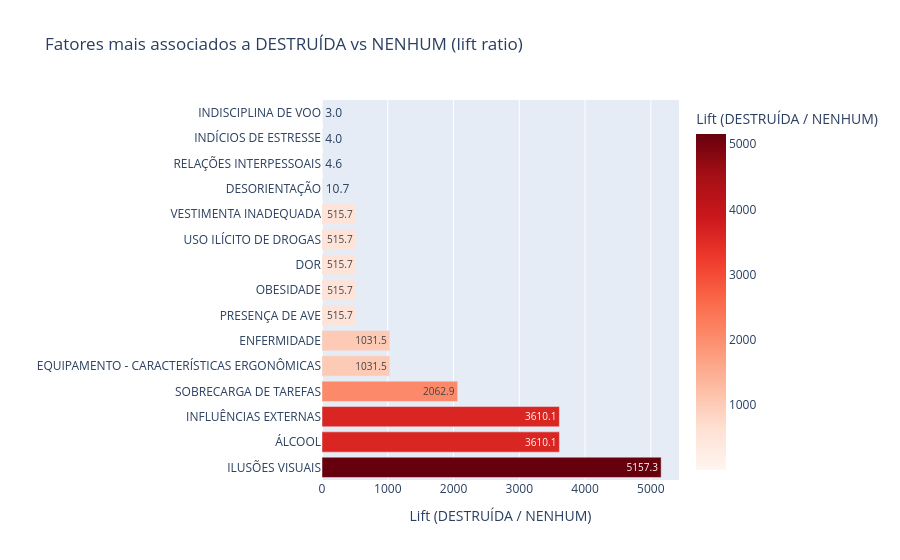

Notebook code cell kept with this figure:
### Code cell
# Which factors are disproportionately present in DESTRUÍDA vs NENHUM?
destruida = df_fc_sev[df_fc_sev['aeronave_nivel_dano'] == 'DESTRUÍDA']['fator_nome'].value_counts(normalize=True)
nenhum    = df_fc_sev[df_fc_sev['aeronave_nivel_dano'] == 'NENHUM']['fator_nome'].value_counts(normalize=True)

compare = pd.DataFrame({'DESTRUÍDA': destruida, 'NENHUM': nenhum}).fillna(0)
compare['lift'] = (compare['DESTRUÍDA'] / (compare['NENHUM'] + 1e-6)).round(2)
compare = compare.sort_values('lift', ascending=False)

print('Fatores mais associados a DESTRUÍDA vs NENHUM (lift):')
print(compare.head(15).to_string())

fig = px.bar(
    compare.head(15).reset_index().rename(columns={'fator_nome': 'Fator'}),
    x='lift', y='Fator',
    orientation='h',
    title='Fatores mais associados a DESTRUÍDA vs NENHUM (lift ratio)',
    labels={'lift': 'Lift (DESTRUÍDA / NENHUM)', 'Fator': ''},
    color='lift',
    color_continuous_scale='Reds',
    text_auto='.1f'
)
fig.show()

### Figure 1 — Plotly figure (JSON) as saved in the notebook; plotly's stock layout.template omitted (floating-point values rounded to 4 significant figures)
{"data": [{"hovertemplate": "Lift (DESTRUÍDA / NENHUM)=%{marker.color}<br>=%{y}<extra></extra>", "legendgroup": "", "marker": {"color": [5157.0, 3610.0, 3610.0, 2063.0, 1031.0, 1031.0, 515.7, 515.7, 515.7, 515.7, 515.7, 10.68, 4.58, 3.97, 3.02], "coloraxis": "coloraxis", "pattern": {"shape": ""}}, "name": "", "orientation": "h", "showlegend": false, "textposition": "auto", "texttemplate": "%{x:.1f}", "type": "bar", "x": [5157.0, 3610.0, 3610.0, 2063.0, 1031.0, 1031.0, 515.7, 515.7, 515.7, 515.7, 515.7, 10.68, 4.58, 3.97, 3.02], "xaxis": "x", "y": ["ILUSÕES VISUAIS", "ÁLCOOL", "INFLUÊNCIAS EXTERNAS", "SOBRECARGA DE TAREFAS", "EQUIPAMENTO - CARACTERÍSTICAS ERGONÔMICAS", "ENFERMIDADE", "PRESENÇA DE AVE", "OBESIDADE", "DOR", "USO ILÍCITO DE DROGAS", "VESTIMENTA INADEQUADA", "DESORIENTAÇÃO", "RELAÇÕES INTERPESSOAIS", "INDÍCIOS DE ESTRESSE", "INDISCIPLINA DE VOO"], "yaxis": "y"}], "layout": {"barmode": "relative", "coloraxis": {"autocolorscale": false, "colorbar": {"title": {"text": "Lift (DESTRUÍDA / NENHUM)"}}, "colorscale": [[0, "rgb(255,245,240)"], [0.125, "rgb(254,224,210)"], [0.25, "rgb(252,187,161)"], [0.375, "rgb(252,146,114)"], [0.5, "rgb(251,106,74)"], [0.625, "rgb(239,59,44)"], [0.75, "rgb(203,24,29)"], [0.875, "rgb(165,15,21)"], [1, "rgb(103,0,13)"]]}, "legend": {"tracegroupgap": 0}, "title": {"text": "Fatores mais associados a DESTRUÍDA vs NENHUM (lift ratio)"}, "xaxis": {"anchor": "y", "domain": [0, 1], "title": {"text": "Lift (DESTRUÍDA / NENHUM)"}}, "yaxis": {"anchor": "x", "domain": [0, 1], "title": {"text": ""}}}}
